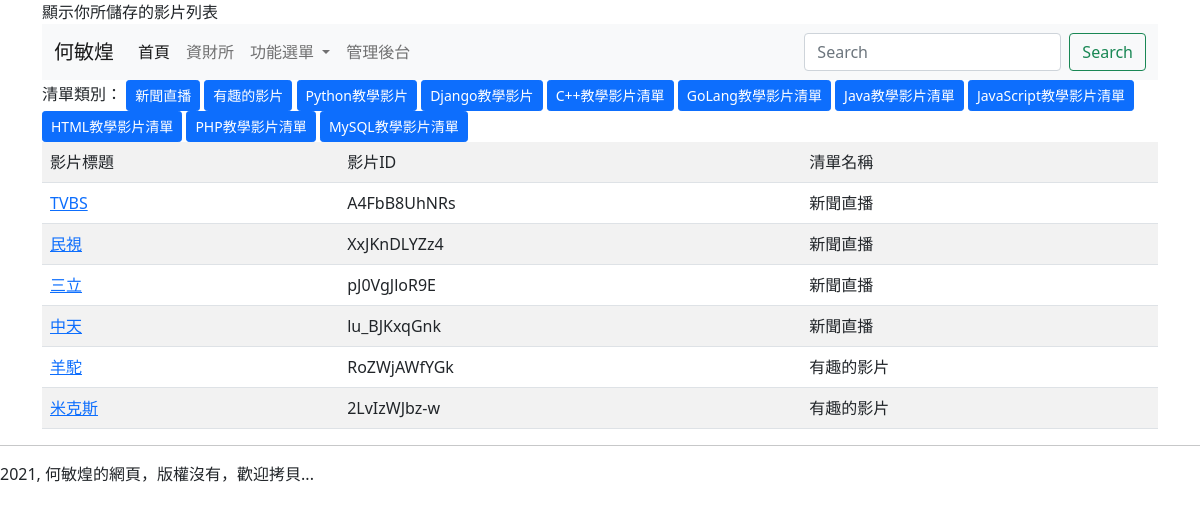
The page /playlist/ on the database its author committed.
### mysite/models.py (models this page shows, shortened)
class MyList(models.Model):
	name = models.CharField(max_length=100)
	created = models.DateTimeField(default=timezone.now)
	def __str__(self):
		return self.name

class TVList(models.Model):
	title = models.CharField(max_length=100)
	vid = models.CharField(max_length=20)
	mylist = models.ForeignKey(MyList, on_delete=models.CASCADE)

### mysite/views.py (the view)
# urls.py: path('playlist/', views.playlist),
def playlist(request, id=0):
	mylist = MyList.objects.all()
	try:
		target_list = MyList.objects.get(id=id)
	except:
		pass
	if id == 0:
		tvlist = TVList.objects.all()
	else:
		tvlist = TVList.objects.filter(mylist=target_list)
	return render(request, "playlist.html", locals())

### templates/playlist.html (shortened to what this page needs)
{% extends "base.html" %}
{% block headmessage %} 顯示你所儲存的影片列表 {% endblock %}
{% block content %}
	清單類別：
	{% for lst in mylist %}
	<a class="btn btn-primary btn-sm" href="/playlist/{{lst.id}}/">{{lst.name}}</a>
	{% endfor %}
	<br>
	<table class="table table-striped">
		<tr><td>影片標題</td><td>影片ID</td><td>清單名稱</td></tr>
	{% for tv in tvlist %}
		<tr>
			<td>
			<a href='/play/{{tv.id}}/'>
				{{ tv.title }}
			</a>
			</td>
			<td>
				{{ tv.vid }}
			</td>
			<td>
				{{ tv.mylist }}
			</td>
		</tr>
	{% endfor %}
	</table>
{% endblock %}

### rows shown on the page
MyList: name "新聞直播"
MyList: name "有趣的影片"
MyList: name "Python教學影片"
MyList: name "Django教學影片"
MyList: name "C++教學影片清單"
MyList: name "GoLang教學影片清單"
MyList: name "Java教學影片清單"
MyList: name "JavaScript教學影片清單"
MyList: name "HTML教學影片清單"
MyList: name "PHP教學影片清單"
MyList: name "MySQL教學影片清單"
TVList: title "TVBS", vid "A4FbB8UhNRs", mylist "新聞直播"
TVList: title "民視", vid "XxJKnDLYZz4", mylist "新聞直播"
TVList: title "三立", vid "pJ0VgJloR9E", mylist "新聞直播"
TVList: title "中天", vid "lu_BJKxqGnk", mylist "新聞直播"
TVList: title "羊駝", vid "RoZWjAWfYGk", mylist "有趣的影片"
TVList: title "米克斯", vid "2LvIzWJbz-w", mylist "有趣的影片"
